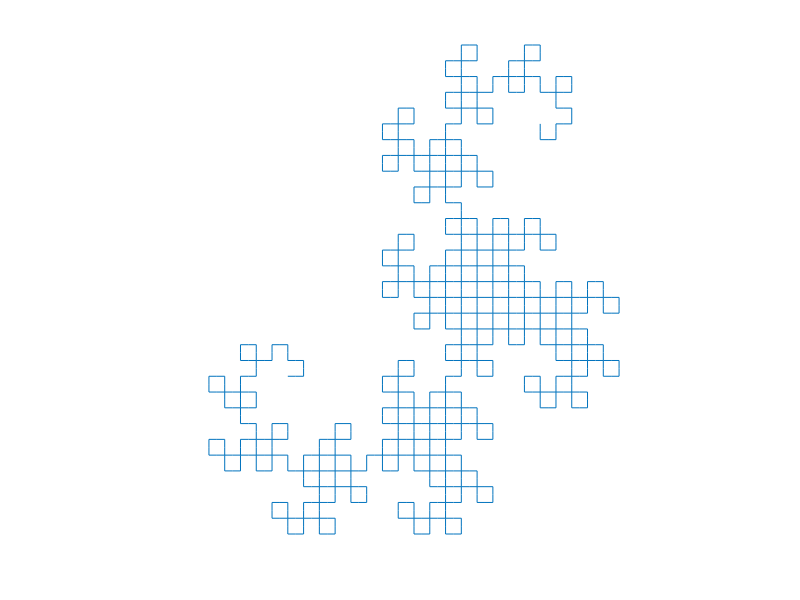

Source code (MATLAB):
% function []=Lfrac(variables,start,rules,angle,iteration)

variables = 'X Y F'; 
start = 'FX'; 
rules = 'X+YF+ -FX-Y F';
angle = 1/2*pi; 
iteration = 10; 

% input arguments
var = strsplit(variables);
s = start;
r = strsplit(rules);
a = angle;
it = iteration;

varrep = cell(1,length(var));
for k = 1:length(varrep)
    varrep{k}=num2str(k-1);
end
str = s;
for k = 2:it
    for kk = 1:length(var)
        str=strrep(str,var{kk},varrep{kk});
    end
    for kk=1:length(varrep)
        str=strrep(str,varrep{kk},r{kk});
    end
end

h=1; A=eps; pos=1; Ap=zeros(length(str(str==']')),2); p=1;
pat = zeros(1,length(str(isletter(str)))+1+length(str(str==']'))*2);
for k = 1:length(str)
    if isletter(str(k))
        pat(pos+1) = pat(pos)+h*exp(1i*A);
        pos = pos+1;
    else
        switch str(k)
            case '+'
                A = A+a;
            case '-'
                A = A-a;
            case '['
                Ap(p,:) = [A,pos]; 
                p = p+1;
            case ']'
                p = p-1;
                A = Ap(p,1);
                pat(pos+1) = nan; pos=pos+1;
                pat(pos+1) = pat(Ap(p,2)); pos=pos+1;
        end
    end
end
plot(pat)
axis equal;axis off

% end